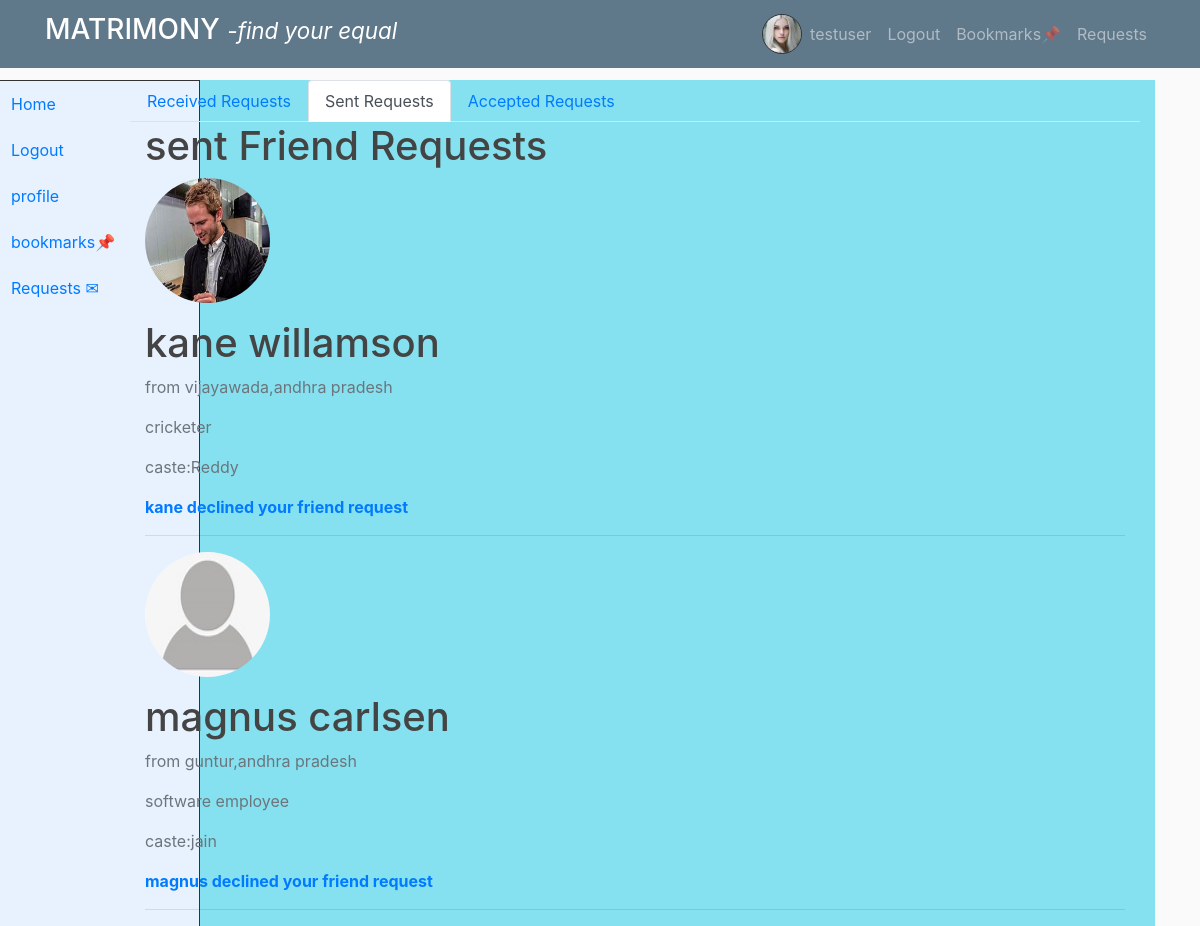
The page /sent_requests/ (signed in) on the database its author committed.
### users/models.py (models this page shows, shortened)
class profile_personal_info(models.Model):
    class Gender(models.TextChoices):
        MALE = 'M', 'Male'
        FEMALE = 'F', 'Female'
    class Diet(models.TextChoices):
        VEG = 'veg', 'Vegetarian'
        NONVEG = 'nonveg', 'Non-Vegetarian'
        EGGTERIAN='eggterian','eggterian'
    class BloodGroup(models.TextChoices):
        A_POSITIVE = 'A+', 'A+'
        A_NEGATIVE = 'A-', 'A-'
        B_POSITIVE = 'B+', 'B+'
        B_NEGATIVE = 'B-', 'B-'
        AB_POSITIVE = 'AB+', 'AB+'
        AB_NEGATIVE = 'AB-', 'AB-'
        O_POSITIVE = 'O+', 'O+'
        O_NEGATIVE = 'O-', 'O-'
    class phd(models.TextChoices):
        NO='none','no'
        YES='yes','yes'
    class Colour(models.TextChoices):
        FAIR = 'fair', 'Fair'
        WHEATISH = 'wheatish', 'Wheatish'
        TANNED = 'tanned', 'Tanned'
        DARK = 'dark', 'Dark'
        BLACK = 'black', 'Black'
        OTHER = 'other', 'Other'
    class MaritalStatus(models.TextChoices):
        NEVERMARRIED = 'Single', 'Single'
        MARRIED = 'Married', 'Married'
        DIVORCED = 'Divorced', 'Divorced'
        WIDOWED = 'Widowed', 'Widowed'
        SEPARATED = 'Separated', 'Separated'
    user=models.OneToOneField(User,on_delete=models.CASCADE)
    profile_id = models.CharField(max_length=10, unique=True, editable=False)
    firstname=models.CharField(max_length=50)
    lastname=models.CharField(max_length=50)
    image_pic=models.ImageField(default='default.jpg',upload_to='profile_pics')
    image1=models.ImageField(default='default.jpg',upload_to='profile_pics')
    image2=models.ImageField(default='default.jpg',upload_to='profile_pics')
    image3=models.ImageField(default='default.jpg',upload_to='profile_pics')
    city=models.CharField(max_length=50)
    state=models.CharField(max_length=50)
    dob = models.DateField()
    height = models.FloatField()
    diet = models.CharField(max_length=15, choices=Diet.choices, default=Diet.VEG)
    gender = models.CharField(max_length=1, choices=Gender.choices)
    weigth=models.IntegerField()
    blood_group = models.CharField(max_length=4, choices=BloodGroup.choices, default=BloodGroup.A_POSITIVE)
    physical_disability=models.CharField(max_length=10,choices=phd.choices,default=phd.NO)
    skin_colour = models.CharField(max_length=10, choices=Colour.choices,default=Colour.FAIR)
    marital_status = models.CharField(max_length=10, choices=MaritalStatus.choices,default=MaritalStatus.NEVERMARRIED)
    created_at = models.DateTimeField(auto_now_add=True)
    phone_number=models.CharField(max_length=13,default='')

class FriendRequest(models.Model):
    from_user = models.ForeignKey(User, on_delete=models.CASCADE, related_name='friend_requests_sent')
    to_user = models.ForeignKey(User, on_delete=models.CASCADE, related_name='friend_requests_received')
    created_at = models.DateTimeField(auto_now_add=True)
    status = models.CharField(max_length=20, default='pending')

class profile_educational_and_career_info(models.Model):
    profile_id=models.OneToOneField(profile_personal_info,on_delete=models.CASCADE)
    qualification=models.CharField(max_length=50)
    collage_name=models.CharField(max_length=50)
    occupation=models.CharField(max_length=50)
    company_name=models.CharField(max_length=50)
    income=models.IntegerField()

class profile_family_details(models.Model):
    profile_id=models.OneToOneField(profile_personal_info,on_delete=models.CASCADE)
    fathers_occupation=models.CharField(max_length=30)
    mothers_occupation=models.CharField(max_length=20)
    religion=models.CharField(max_length=20)
    caste=models.CharField(max_length=20)
    mothertounge=models.CharField(max_length=20)

### users/views.py (the view)
# urls.py: path('sent_requests/',user_views.sent_requests,name='sent_requests'),
@login_required
def sent_requests(request):
    sent_requests_pending = FriendRequest.objects.filter(from_user=request.user, status='pending')
    sent_requests_declined = FriendRequest.objects.filter(from_user=request.user, status='declined')
    return render(request, 'users/sent_requests.html', { 'sent_requests_pending': sent_requests_pending,
                                                          'sent_requests_declined':sent_requests_declined})

### users/templates/users/sent_requests.html (shortened to what this page needs)
{% extends "users/friend_requests.html" %}
{% block friend_requests_content %}
<div class="container">
    <h1>sent Friend Requests</h1>
    <ul class="list-group">
        {% for request in sent_requests_declined %}
        <a href="{%url 'profile' request.to_user.id %}">
        <img class="rounded-circle account-img" src="{{ request.to_user.profile_personal_info.image_pic.url}}">
        <div class="media-body">
          <h2 class="account-heading">{{request.to_user.profile_personal_info.firstname}} {{request.to_user.profile_personal_info.lastname}}</h2>
          <p class="text-secondary">from {{request.to_user.profile_personal_info.city}},{{request.to_user.profile_personal_info.state}} </p>
          <p class="text-secondary">{{request.to_user.profile_personal_info.profile_educational_and_career_info.occupation}}</p>
          <p class="text-secondary">caste:{{request.to_user.profile_personal_info.profile_family_details.caste}}</p>
        </div>
        <p><b> {{request.to_user.profile_personal_info.firstname}} declined your friend request</b></p><hr>
      </a>
        {% endfor %}
    </ul>
</div>
{% endblock %}

### users/templates/users/base.html (shortened to what this page needs)
{% load static %}
<!DOCTYPE html>
<html>
<head>
    <link rel="stylesheet" href="https://cdn.jsdelivr.net/npm/bootstrap@4.0.0/dist/css/bootstrap.min.css">
    <link rel="stylesheet" type="text/css" href="{% static 'users/main.css' %}">
</head>
<body>
    {% if user.is_authenticated %}
<nav class="navbar navbar-expand-md navbar-dark bg-steel fixed-top ">
    {% else %}
    <nav class="navbar navbar-expand-md navbar-dark bg-steel fixed-top mycolor1">
    {% endif %}
    <div class="container">
        {% if user.is_authenticated %}
        <a class="navbar-brand "  href="{% url 'home'  %}"><h3 style="color: white;">MATRIMONY <span><small><em>-find your equal</em></small></span></h3></a>
        {% else %}
        <a class="navbar-brand "  href="{% url 'landing'  %}"><h3 style="color: white;">MATRIMONY <span><small><em>-find your equal</em></small></span></h3></a>
            <a class="nav-item nav-link" href="{%url 'about' %}"><h4 style="color: white;">About Us</h4></a>
              {% endif %}
        <div class="navbar-nav ml-auto">
            {% if user.is_authenticated %}
<div id="navbar">
    <div class="profile-picture1" >
        <img  radius='1' src="{{ user.profile_personal_info.image_pic.url}}" alt="{{ user.username }}'s Profile Picture">
    </div>
</div>
            <a class="nav-item nav-link" href="{% url 'profile' user.id %}">{{ user.username }}</a>
            <a class="nav-item nav-link" href="{% url 'logout' %}">Logout</a>
            <a class="nav-item nav-link" href="{% url 'bookmarks' %}">Bookmarks📌</a>
            <a class="nav-item nav-link" href="{% url 'received_requests' %}">Requests</a>
            {% else %}
            <a class="nav-item nav-link" href="{% url 'login' %}"><h5 style="color: white;">Login</h5></a>
            <a class="nav-item nav-link" href="{% url 'register' %}">Register</a>
            {% endif %}
        </div>
    </div>
</nav>
{% if user.is_authenticated %}
<nav id="sidebar" class="mycolor">
  <div class="position-fixed">
      <ul class="list-unstyled components">
        <li class="nav-item">
            <a class="nav-item nav-link" href="{%url 'home' %}">Home</a>
          </li>
          {% if user.is_authenticated %}
          <li class="nav-item">
          <a class="nav-item nav-link" href="{%url 'logout' %}">Logout</a>
        </li>
          <li class="nav-item">
          <a class="nav-item nav-link" href="{%url 'profile' user.id %}">profile</a>
        </li>
          <li class="nav-item">
          <a class="nav-item nav-link" href="{%url 'bookmarks'  %}">bookmarks📌</a>
        </li>
          <li class="nav-item">
          <a class="nav-item nav-link" href="{%url 'received_requests'  %}">Requests ✉</a>
        </li>
          {% endif %}
      </ul>
  </div>
</nav>
{% endif %}
{% if user.is_authenticated %}
<div class="container mt-20">
    <div id="content" class="mycolor">
        <main role="main " >
            <div class="row ">
                <div class="col " >
                    <div >
                    {% block content %}{% endblock %}
                    </div>
        </main>
    </div>
</div>
{% else %}
{% block content1 %}{% endblock %}
{% endif %}

### users/static/users/main.css (style rules this page uses)
body { background: #fafafa; color: #333333; margin-top: 5rem; }
h1, h2, h3, h4, h5, h6 { color: #444444; }
ul { margin: 0; }
.bg-steel { background-color: #5f788a; }
.account-img { height: 125px; width: 125px; margin-right: 20px; margin-bottom: 16px; }
.account-heading { font-size: 2.5rem; }
.mycolor { background-color:#85e1ef; }

### rows shown on the page
FriendRequest: to_user.profile_personal_info.image_pic (picture), to_user.profile_personal_info.firstname "kane", to_user.profile_personal_info.lastname "willamson", to_user.profile_personal_info.city "vijayawada", to_user.profile_personal_info.state "andhra pradesh", to_user.profile_personal_info.profile_educational_and_career_info.occupation "cricketer", to_user.profile_personal_info.profile_family_details.caste "Reddy"
FriendRequest: to_user.profile_personal_info.image_pic (placeholder picture), to_user.profile_personal_info.firstname "magnus", to_user.profile_personal_info.lastname "carlsen", to_user.profile_personal_info.city "guntur", to_user.profile_personal_info.state "andhra pradesh", to_user.profile_personal_info.profile_educational_and_career_info.occupation "software employee", to_user.profile_personal_info.profile_family_details.caste "jain"

### other values the page prints
{{ user.username }} "testuser"
